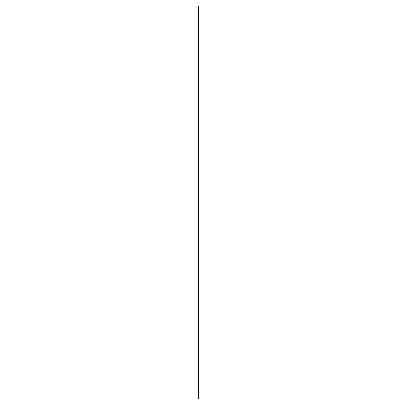
#> input picture test/lineDistinguish/straight.jpeg, 400 x 400 px
$ python curvatureScaleSpace.py   (older library calls are emulated)
#> lines starting #> are read from the running program, lines starting #| are printed output that depends on the picture; after the words box and inside, x2 and y2 are one past the last pixel; in counts of white or black regions, pixels touching at a corner belong together
import cv2
import numpy as np
import matplotlib
matplotlib.use('TkAgg')
from matplotlib import pyplot as plt
img = cv2.imread('straight.jpeg',0)
#> img is the input picture: shape (400, 400); min 0, max 255, mean 254.4
ret, binary = cv2.threshold(img,127,255,0)
#> binary: shape (400, 400); 99.8% white; black in thin lines or dots, all inside (x1, y1, x2, y2) = (198, 6, 199, 399)
img1, contours, hierarchy = cv2.findContours(binary,1,2)
#> contours = 2 contours; box (x1, y1, x2, y2) and area: (0, 0, 400, 400) 159201, (197, 5, 200, 400) 786
cv2.drawContours(img1,contours,0,(0,0,255),3)
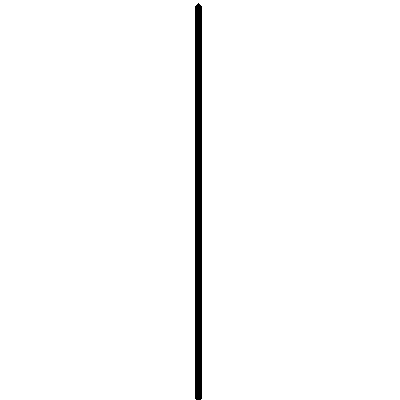
#> img1: shape (400, 400); 98.3% white; 1 black region, box (x1, y1, x2, y2) and area: (195, 3, 202, 400) 2765
linecontours = np.vstack(contours[0]).squeeze()
#> linecontours = [[197, 6], [198, 5], [199, 6], [199, 398], [198, 399], [197, 398]]
#linecontours = vsplit(linecontours, 2)
print(linecontours)
#| [[197   6]
#|  [198   5]
#|  [199   6]
#|  [199 398]
#|  [198 399]
#|  [197 398]]
print(type(linecontours))
#| <class 'numpy.ndarray'>
plt.imshow(linecontours,cmap='gray')
plt.show()
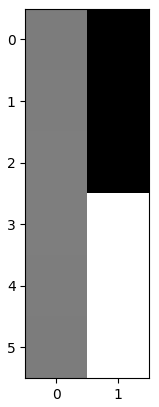
#> figure drawn by matplotlib, 1 panel
#cv2.waitKey(0)
cv2.waitKey(0)

$ run again, with test/lineDistinguish/Concentric.jpeg copied over test/lineDistinguish/straight.jpeg
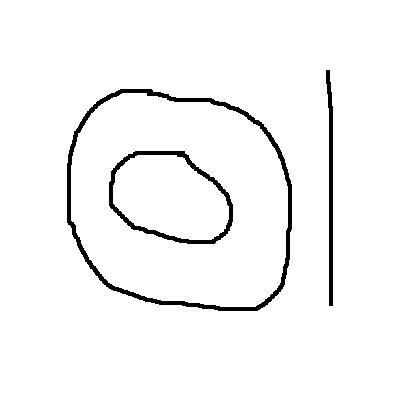
#> input picture test/lineDistinguish/Concentric.jpeg, 400 x 400 px
#> img is the input picture: shape (400, 400); min 0, max 255, mean 246
#> binary: shape (400, 400); 96.5% white; 3 black regions
#> contours = 6 contours; box (x1, y1, x2, y2) and area: (0, 0, 400, 400) 159201, (66, 88, 293, 312) 42266, (71, 93, 288, 307) 38388, (108, 150, 234, 245) 9078, (113, 155, 229, 240) 7262, (325, 69, 334, 307) 1189
#> `cv2.drawContours(img1,contours,0,(0,0,255),3)`:
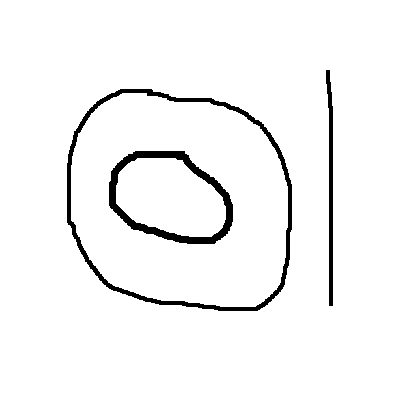
#> img1: shape (400, 400); 95.9% white; 3 black regions, box (x1, y1, x2, y2) and area: (67, 89, 292, 311) 3175, (109, 151, 233, 244) 2362, (326, 70, 333, 306) 950
#> linecontours = 145 pairs, first value 113 to 228, second value 155 to 239
#> (printed output is left out)
#| <class 'numpy.ndarray'>
#> `plt.show()`:
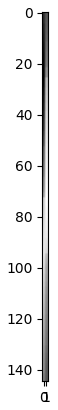
#> figure drawn by matplotlib, 1 panel

$ run again, with test/lineDistinguish/Concentric2.jpeg copied over test/lineDistinguish/straight.jpeg
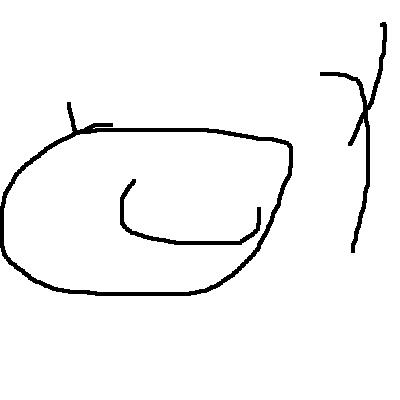
#> input picture test/lineDistinguish/Concentric2.jpeg, 400 x 400 px
#> img is the input picture: shape (400, 400); min 0, max 255, mean 245.5
#> binary: shape (400, 400); 96.3% white; 3 black regions
#> contours = 4 contours; box (x1, y1, x2, y2) and area: (0, 0, 400, 400) 117224, (4, 132, 289, 292) 37692, (319, 21, 388, 254) 1789, (119, 178, 262, 246) 1127
#> `cv2.drawContours(img1,contours,0,(0,0,255),3)`:
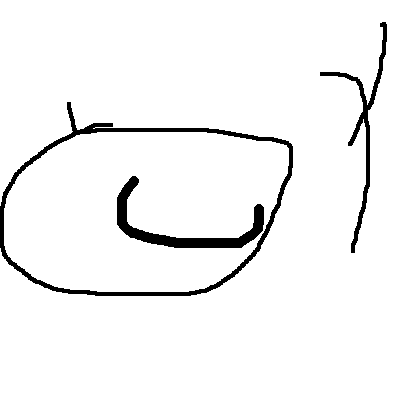
#> img1: shape (400, 400); 95.5% white; 3 black regions, box (x1, y1, x2, y2) and area: (0, 102, 293, 296) 3544, (117, 176, 264, 248) 2181, (320, 22, 387, 253) 1460
#> linecontours = 138 pairs, first value 119 to 261, second value 178 to 245
#> (printed output is left out)
#| <class 'numpy.ndarray'>
#> `plt.show()`:
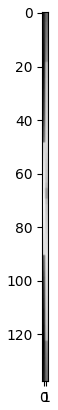
#> figure drawn by matplotlib, 1 panel
